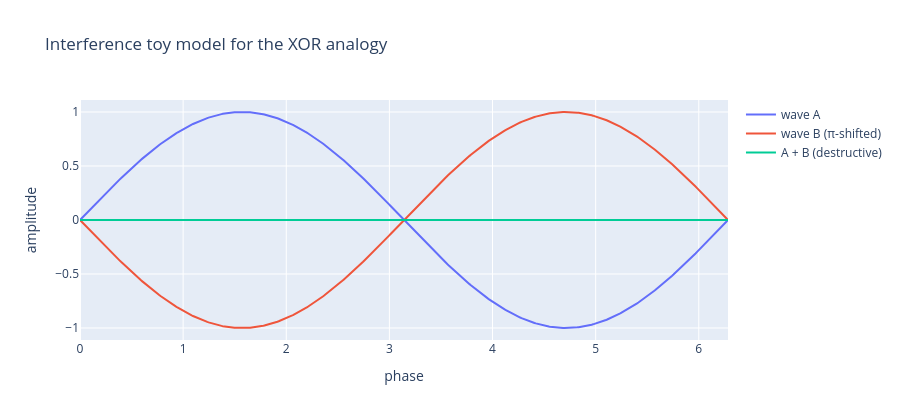

The cell this chart's notebook holds for it:
### Code cell
xs = np.linspace(0, 2*np.pi, 500)
wave = np.sin(xs)
same_phase = wave + wave
opp_phase = wave + np.sin(xs + np.pi)

fig_xor = go.Figure()
fig_xor.add_trace(go.Scatter(x=xs, y=wave, mode="lines", name="wave A"))
fig_xor.add_trace(go.Scatter(x=xs, y=np.sin(xs + np.pi), mode="lines", name="wave B (π-shifted)"))
fig_xor.add_trace(go.Scatter(x=xs, y=opp_phase, mode="lines", name="A + B (destructive)"))
fig_xor.update_layout(
    title="Interference toy model for the XOR analogy",
    xaxis_title="phase",
    yaxis_title="amplitude",
    height=420
)
fig_xor.show()

if EXPORT_ARTIFACTS:
    fig_xor.write_html(OUTPUT_DIR / "xor_interference_toy.html")

### Figure 1 — Plotly figure (JSON) as saved in the notebook; plotly's stock layout.template omitted (floating-point values rounded to 4 significant figures; data arrays with more than 128 entries replaced by an {"elided": "..."} marker saying what was removed)
{"data": [{"mode": "lines", "name": "wave A", "type": "scatter", "x": {"elided": "500 float values"}, "y": {"elided": "500 float values"}}, {"mode": "lines", "name": "wave B (π-shifted)", "type": "scatter", "x": {"elided": "500 float values"}, "y": {"elided": "500 float values"}}, {"mode": "lines", "name": "A + B (destructive)", "type": "scatter", "x": {"elided": "500 float values"}, "y": {"elided": "500 float values"}}], "layout": {"height": 420, "title": {"text": "Interference toy model for the XOR analogy"}, "xaxis": {"title": {"text": "phase"}}, "yaxis": {"title": {"text": "amplitude"}}}}
